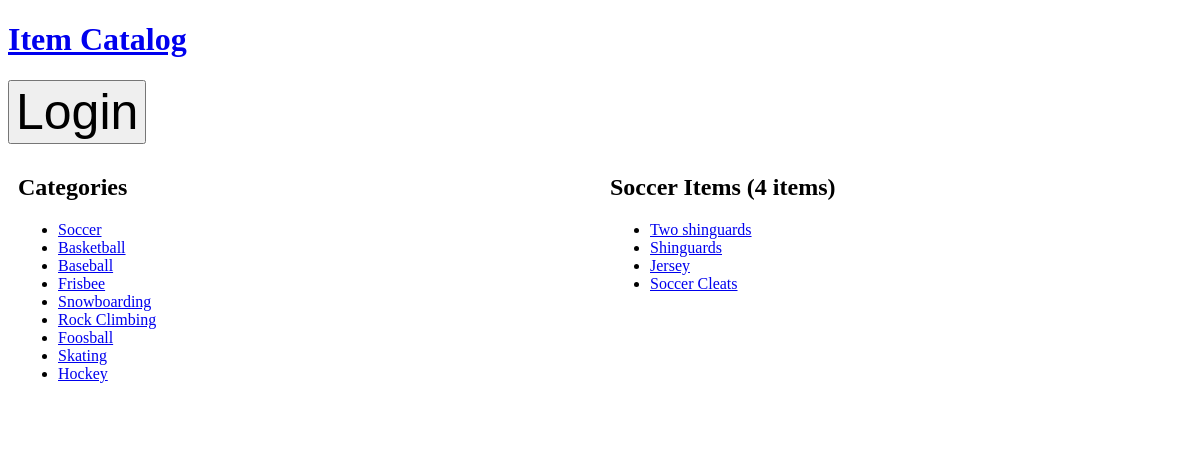
/catalog/Soccer/items, run on the app's committed database.
### database_setup.py (models this page shows, shortened)
class Category(Base):
    __tablename__ = 'category'
    id = Column(Integer, primary_key=True)
    name = Column(String(80), nullable=False)
    user_id = Column(Integer, ForeignKey('user.id'))
    user = relationship(User)

class Item(Base):
    __tablename__ = "item"
    id = Column(Integer, primary_key=True)
    name = Column(String(80), nullable=False)
    description = Column(String(250), nullable=False)
    user_id = Column(Integer, ForeignKey('user.id'))
    user = relationship(User)
    category_id = Column(Integer, ForeignKey('category.id'))
    category = relationship(Category)

### project.py (the view)
@app.route('/catalog/<string:category_name>/items')
def show_category_items(category_name):
    category = (db_session.query(Category).filter_by(name=category_name).first())
    if(category == None):
        flash("Unknow category")
        return redirect(url_for('show_home'))
    else:
        return render_template(
            'category_items.html',
            categories = db_session.query(Category).all(),
            category = db_session.query(Category).filter_by(id=category.id).first(),
            items = db_session.query(Item).filter_by(category_id=category.id).all(),
            items_count = db_session.query(Item).filter_by(category_id=category.id).count())

### Templates/category_items.html
{% extends "base.html" %}
{% block content %}
	<div class="row">
        <div class="column">
            <h2>Categories</h2>
            <ul>
                {% for category in categories %}
                <li>
                    <a href="{{url_for('show_category_items', category_name=category.name)}}">
                        {{category.name}}
                    </a>
                </li>
                {% endfor %}
            </ul>
        </div>
		<div class="column">
            <h2>{{category.name}} Items ({{items_count}} items)</h2>
            <ul>
                {% for item in items %}
                <li>
                    <a href="{{url_for('show_item', category_name=item.category.name, item_name=item.name)}}">
                        {{item.name}}
                    </a>
                </li>
                {% endfor %}
            </ul>
        </div>
	</div>
{% endblock %}

### static/styles.css (style rules this page uses)
* { box-sizing: border-box; }
.column { float: left; width: 50%; padding: 10px; height: 300px; }
.row:after { content: ""; display: table; clear: both; }

### data on the page
Category: name "Soccer"
Category: name "Basketball"
Category: name "Baseball"
Category: name "Frisbee"
Category: name "Snowboarding"
Category: name "Rock Climbing"
Category: name "Foosball"
Category: name "Skating"
Category: name "Hockey"
Item: name "Two shinguards"
Item: name "Shinguards"
Item: name "Jersey"
Item: name "Soccer Cleats"

### other printed values
{{ items_count }} "4"
